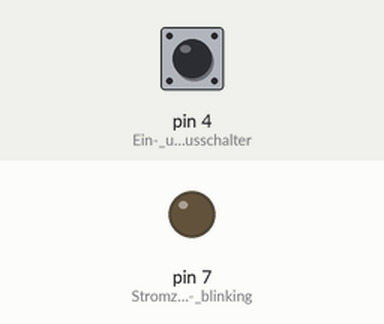
A sketch run on a simulated Arduino Uno, built with avr-gcc and run on an emulated ATmega328P. Shown: output pins drawn as LEDs (lit = HIGH). Inputs (shaded band) come from the test bench; at power-on: pin 4 (Ein-_und_Ausschalter) HIGH.

Above: at 1.2 s.
1.3 s: pin 4 (Ein-_und_Ausschalter) pulled LOW for 0.15 s
At 1.37 s:
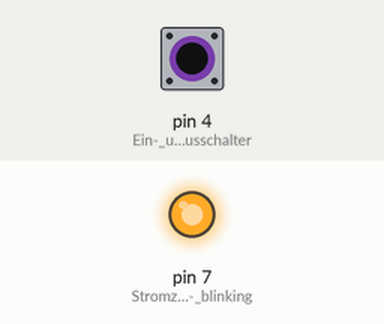
2.9 s: pin 4 (Ein-_und_Ausschalter) pulled LOW for 3.2 s
At 6.4 s:
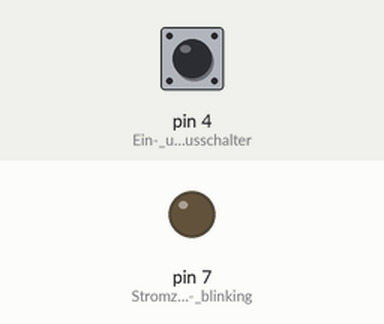
Timing chart, 0 to 7.9 s (numbered marks = the images above; inputs shaded):
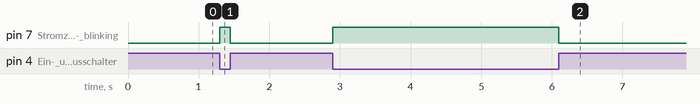

Measured:
- after the input at 1.3 s, pin 7 (Stromzufuhr_-_blinking): LOW → HIGH at once, → LOW 0.15 s later
- after the input at 2.9 s, pin 7 (Stromzufuhr_-_blinking): LOW → HIGH at once, → LOW 3.2 s later

The sketch:

sketch.hex.ino
```cpp
//LED Licht

int brightness = 0;
int fading = 5;

void setup() {
  // put your setup code here, to run once:
  pinMode(4, INPUT_PULLUP); //Ein- und Ausschalter
  //pinMode(3, OUTPUT); //Stromzufuhr - fading
  pinMode(7, OUTPUT); //Stromzufuhr - blinking
}

void loop() {
  // for LED - blinking
  if(digitalRead(4) == LOW) {
    digitalWrite(7, HIGH);
    //delay(10); // timer
    //digitalWrite(7, LOW); // timer
    //delay(10); //timer
  } else {
    digitalWrite(7, LOW);
  }

  //for LED - fading
  /*if(digitalRead(4) == LOW) {
    if(brightness < 255) {
      brightness = brightness + fading;
    }
  } else {
    if (brightness > 0) {
      brightness = brightness - fading;
    }
  }
  analogWrite(3, brightness);
  delay(30);*/
}
```
